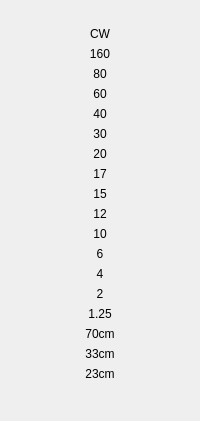
         <widget class="QFrame" name="Band_Mode_Frame_CW">
          <property name="minimumSize">
           <size>
            <width>40</width>
            <height>0</height>
           </size>
          </property>
          <property name="lineWidth">
           <number>0</number>
          </property>
          <layout class="QVBoxLayout" name="bandmode_vertline">
           <property name="leftMargin">
            <number>0</number>
           </property>
           <property name="topMargin">
            <number>27</number>
           </property>
           <property name="rightMargin">
            <number>0</number>
           </property>
           <property name="bottomMargin">
            <number>0</number>
           </property>
           <item>
            <widget class="QLabel" name="mode_cw">
             <property name="text">
              <string>CW</string>
             </property>
             <property name="alignment">
              <set>Qt::AlignCenter</set>
             </property>
            </widget>
           </item>
           <item>
            <widget class="QLabel" name="cw_band_160">
             <property name="accessibleName">
              <string>160</string>
             </property>
             <property name="text">
              <string>160</string>
             </property>
             <property name="alignment">
              <set>Qt::AlignCenter</set>
             </property>
            </widget>
           </item>
           <item>
            <widget class="QLabel" name="cw_band_80">
             <property name="text">
              <string>80</string>
             </property>
             <property name="alignment">
              <set>Qt::AlignCenter</set>
             </property>
            </widget>
           </item>
           <item>
            <widget class="QLabel" name="cw_band_60">
             <property name="text">
              <string>60</string>
             </property>
             <property name="alignment">
              <set>Qt::AlignCenter</set>
             </property>
            </widget>
           </item>
           <item>
            <widget class="QLabel" name="cw_band_40">
             <property name="text">
              <string>40</string>
             </property>
             <property name="alignment">
              <set>Qt::AlignCenter</set>
             </property>
            </widget>
           </item>
           <item>
            <widget class="QLabel" name="cw_band_30">
             <property name="text">
              <string>30</string>
             </property>
             <property name="alignment">
              <set>Qt::AlignCenter</set>
             </property>
            </widget>
           </item>
           <item>
            <widget class="QLabel" name="cw_band_20">
             <property name="text">
              <string>20</string>
             </property>
             <property name="alignment">
              <set>Qt::AlignCenter</set>
             </property>
            </widget>
           </item>
           <item>
            <widget class="QLabel" name="cw_band_17">
             <property name="text">
              <string>17</string>
             </property>
             <property name="alignment">
              <set>Qt::AlignCenter</set>
             </property>
            </widget>
           </item>
           <item>
            <widget class="QLabel" name="cw_band_15">
             <property name="text">
              <string>15</string>
             </property>
             <property name="alignment">
              <set>Qt::AlignCenter</set>
             </property>
            </widget>
           </item>
           <item>
            <widget class="QLabel" name="cw_band_12">
             <property name="text">
              <string>12</string>
             </property>
             <property name="alignment">
              <set>Qt::AlignCenter</set>
             </property>
            </widget>
           </item>
           <item>
            <widget class="QLabel" name="cw_band_10">
             <property name="text">
              <string>10</string>
             </property>
             <property name="alignment">
              <set>Qt::AlignCenter</set>
             </property>
            </widget>
           </item>
           <item>
            <widget class="QLabel" name="cw_band_6">
             <property name="text">
              <string>6</string>
             </property>
             <property name="alignment">
              <set>Qt::AlignCenter</set>
             </property>
            </widget>
           </item>
           <item>
            <widget class="QLabel" name="cw_band_4">
             <property name="text">
              <string>4</string>
             </property>
             <property name="alignment">
              <set>Qt::AlignCenter</set>
             </property>
            </widget>
           </item>
           <item>
            <widget class="QLabel" name="cw_band_2">
             <property name="text">
              <string>2</string>
             </property>
             <property name="alignment">
              <set>Qt::AlignCenter</set>
             </property>
            </widget>
           </item>
           <item>
            <widget class="QLabel" name="cw_band_125">
             <property name="text">
              <string>1.25</string>
             </property>
             <property name="alignment">
              <set>Qt::AlignCenter</set>
             </property>
            </widget>
           </item>
           <item>
            <widget class="QLabel" name="cw_band_70cm">
             <property name="text">
              <string>70cm</string>
             </property>
             <property name="alignment">
              <set>Qt::AlignCenter</set>
             </property>
            </widget>
           </item>
           <item>
            <widget class="QLabel" name="cw_band_33cm">
             <property name="text">
              <string>33cm</string>
             </property>
             <property name="alignment">
              <set>Qt::AlignCenter</set>
             </property>
            </widget>
           </item>
           <item>
            <widget class="QLabel" name="cw_band_23cm">
             <property name="text">
              <string>23cm</string>
             </property>
             <property name="alignment">
              <set>Qt::AlignCenter</set>
             </property>
            </widget>
           </item>
           <item>
            <spacer name="verticalSpacer">
             <property name="orientation">
              <enum>Qt::Vertical</enum>
             </property>
             <property name="sizeHint" stdset="0">
              <size>
               <width>20</width>
               <height>40</height>
              </size>
             </property>
            </spacer>
           </item>
          </layout>
         </widget>
